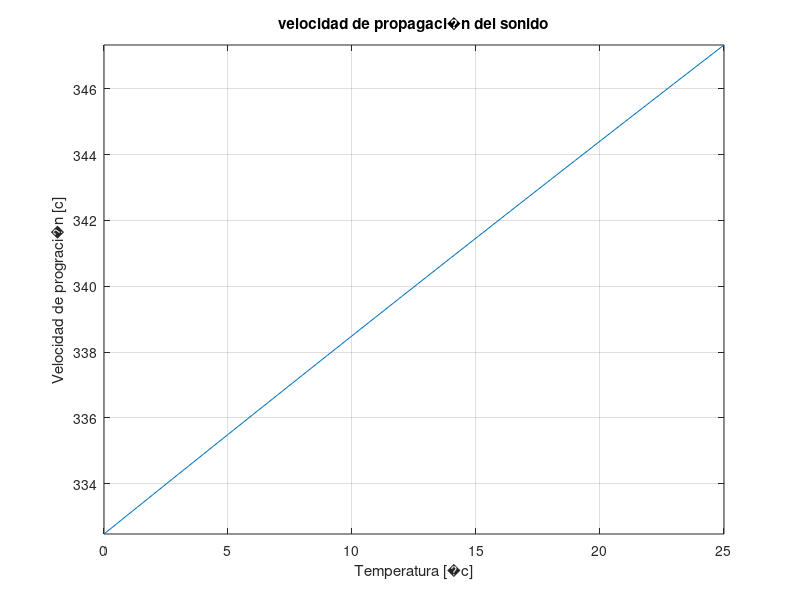

Here is the MATLAB script that generated this plot:
% Declaraci�n e inicializaci�n de variables que intervienen
    M_mol = 28.8*10^-3;
    k = 1.4;
    R = 8.314;
    
% Ingresar un intervalo de temperaturas (en grados cent�grados)
    t = 0:1:25;
    
% Convertir temperatura de grados cent�grados [C] a grados Kelvin [K]
    T = t + 273.5;
    
% Obtener los valores de velocidad correspondientes a la temperatura
    c = sqrt(k*R*T/M_mol);
    
% Combinar valores de temperatura y velocidad en una matriz
    tabla = [t;c];
    
% Crear un t�tulo de tabla
    disp('Tabla de velocidad del sonido en el aire en funci�n de la temperatura')

% Crear encabezados de columna
    disp('Temperatura [C�] Velocidad [m/s]')
    
% Desplegar la tabla
    fprintf('%8.0f %18.2f \n',tabla)
    
% Ploteo de los resultados
    plot(t,c)
    grid on
    axis([min(t) max(t) min(c) inf])
    xlabel('Temperatura [�c]')
    ylabel('Velocidad de prograci�n [c]')
    title('velocidad de propagaci�n del sonido')